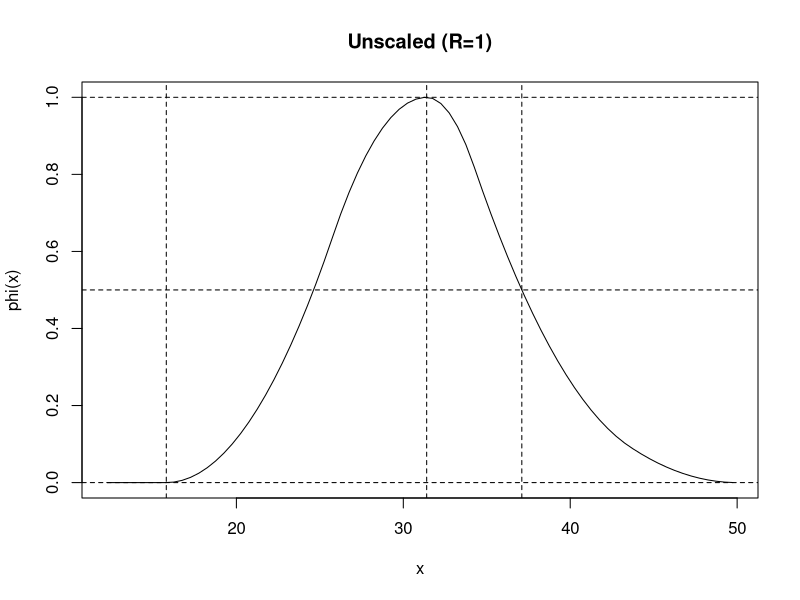
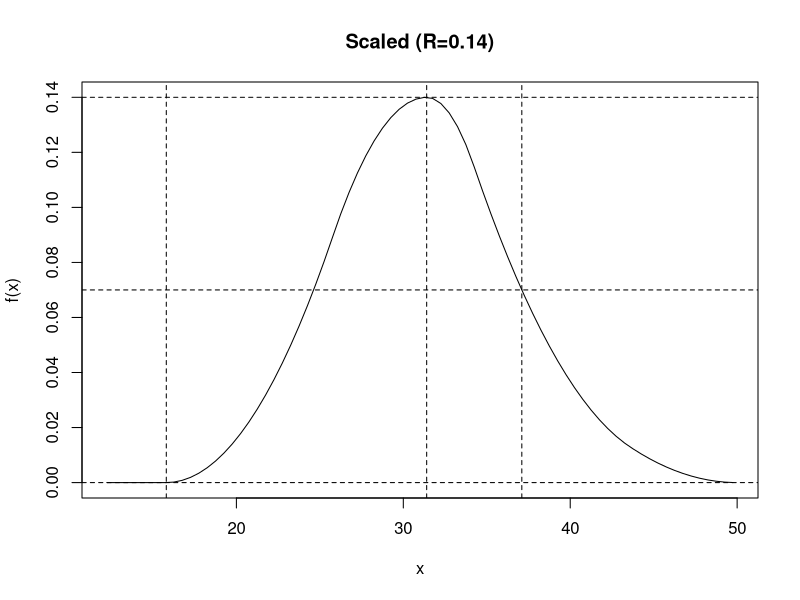
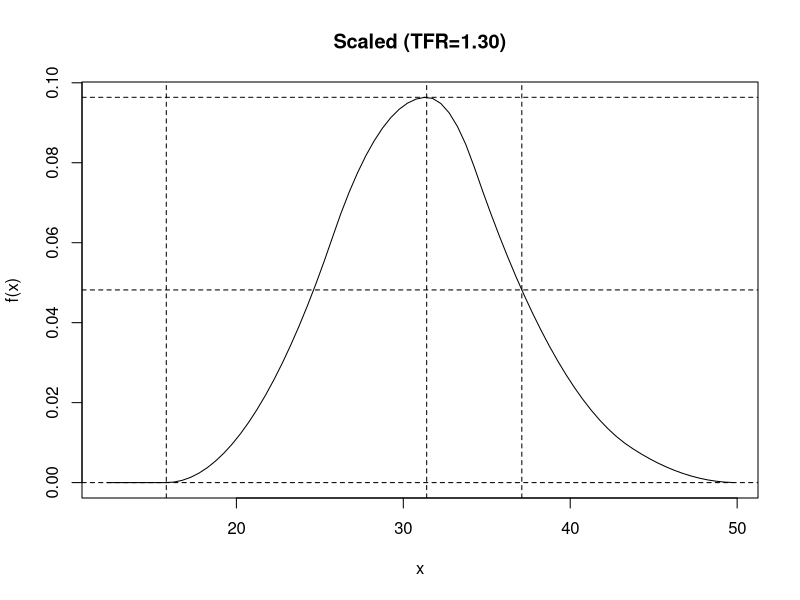

R code for these plots, in order:
## ---- chunk 1
knitr::opts_chunk$set(echo = TRUE)

rm(list=ls())
graphics.off()
if (.Platform$OS.type == 'windows') windows(record=TRUE)

## ---- chunk 2
QS = function(x, R=.20,alpha=15,P=28,H=34) {
  
  w = min(.75, .25+.025*(P-alpha))
  beta = max (  min(50, 4*H-3*P) , (4*H-P)/3 )
  
  D = P-20          # delay index
  C = (P+50)/2 - H  # control index
  
  knot    = vector("numeric",5)
  knot[1] = alpha
  knot[2] = alpha + w*(P-alpha)
  knot[3] = P
  knot[4] = (P+H)/2
  knot[5] = (H+beta)/2
  
  A      = matrix(NA,5,5)
  target = vector("numeric",5)
  
  # target value at P=1
  A[1,]     = (pmax(P-knot, 0))^2
  target[1] = 1
  
  # target value at H=1/2
  A[2,]     = (pmax(H-knot, 0))^2
  target[2] = 1/2
  
  # target value at beta=0
  A[3,]     = (pmax(beta-knot, 0))^2
  target[3] = 0
  
  # target slope at P=0
  A[4,]     = 2*pmax(P-knot, 0) 
  target[4] = 0
  
  # target slope at beta=0
  A[5,]     = 2*pmax(beta-knot, 0) 
  target[5] = 0
  
  # calculate thetas
  theta = solve(A,target)
  
  tmp = (pmax( outer(x,knot,"-") , 0))^2
  
  y = (x >= alpha) * (x <= beta) * R * (tmp %*% theta)  # ASFRs
  
  return(list(R=R,alpha=alpha,P=P,H=H,
              theta=theta,knot=knot,w=w,beta=beta,delay=D,control=C,
              x=as.vector(x) ,y=as.vector(y) ))
  
} #QS
## ---- chunk 3
x = seq(from=12.25, to=49.75, by=0.5)

asfr = QS(x, alpha=15.8, R=1, P=31.4, H=37.1)

plot(asfr, type='l', xlab='x', ylab='phi(x)', main='Unscaled (R=1)')
abline(v=c(15.8, 31.4, 37.1), h=c(0, 0.5, 1), lty='dashed')
## ---- chunk 4

asfr = QS(x, alpha=15.8, R=0.14, P=31.4, H=37.1)

plot(asfr, type='l', xlab='x', ylab='f(x)', main='Scaled (R=0.14)')
abline(v=c(15.8, 31.4, 37.1), h=0.14*c(0, 0.5, 1), lty='dashed')
## ---- chunk 5
phi = QS(x, alpha=15.8, R=1, P=31.4, H=37.1)

# 0.50 because that's the width of intervals on the age grid
integral_phi = sum(phi$y) * .50   

print(integral_phi)

Rstar = 1.30 / integral_phi

asfr = phi = QS(x, alpha=15.8, R=Rstar, P=31.4, H=37.1)

plot(asfr, type='l', xlab='x', ylab='f(x)', main='Scaled (TFR=1.30)')
abline(v=c(15.8, 31.4, 37.1), h=Rstar*c(0, 0.5, 1), lty='dashed')

## check
TFR = sum(asfr$y) * .50   
print(TFR)
